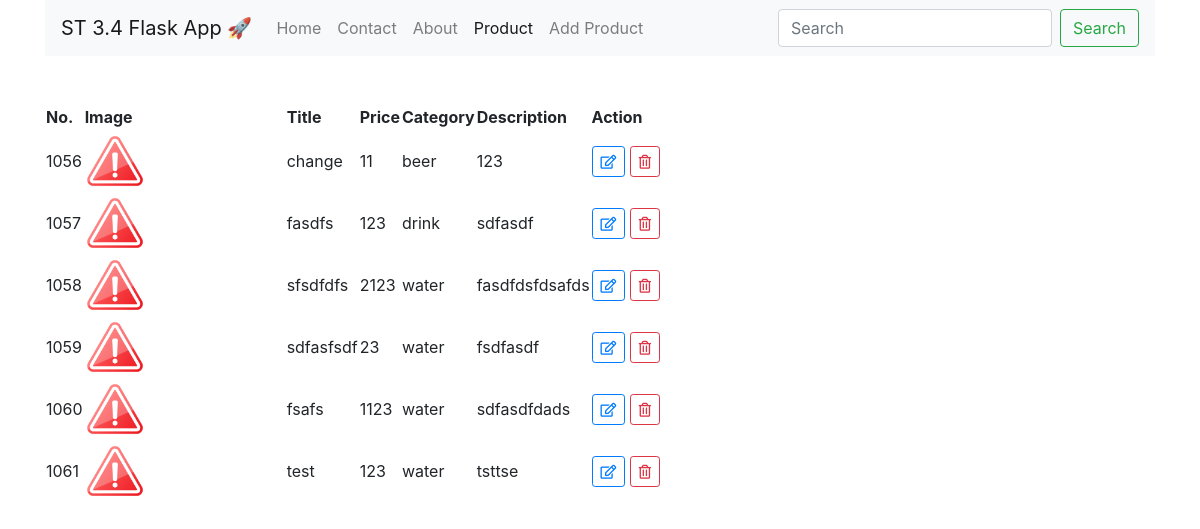
/product, run on an earlier commit of the app's database.
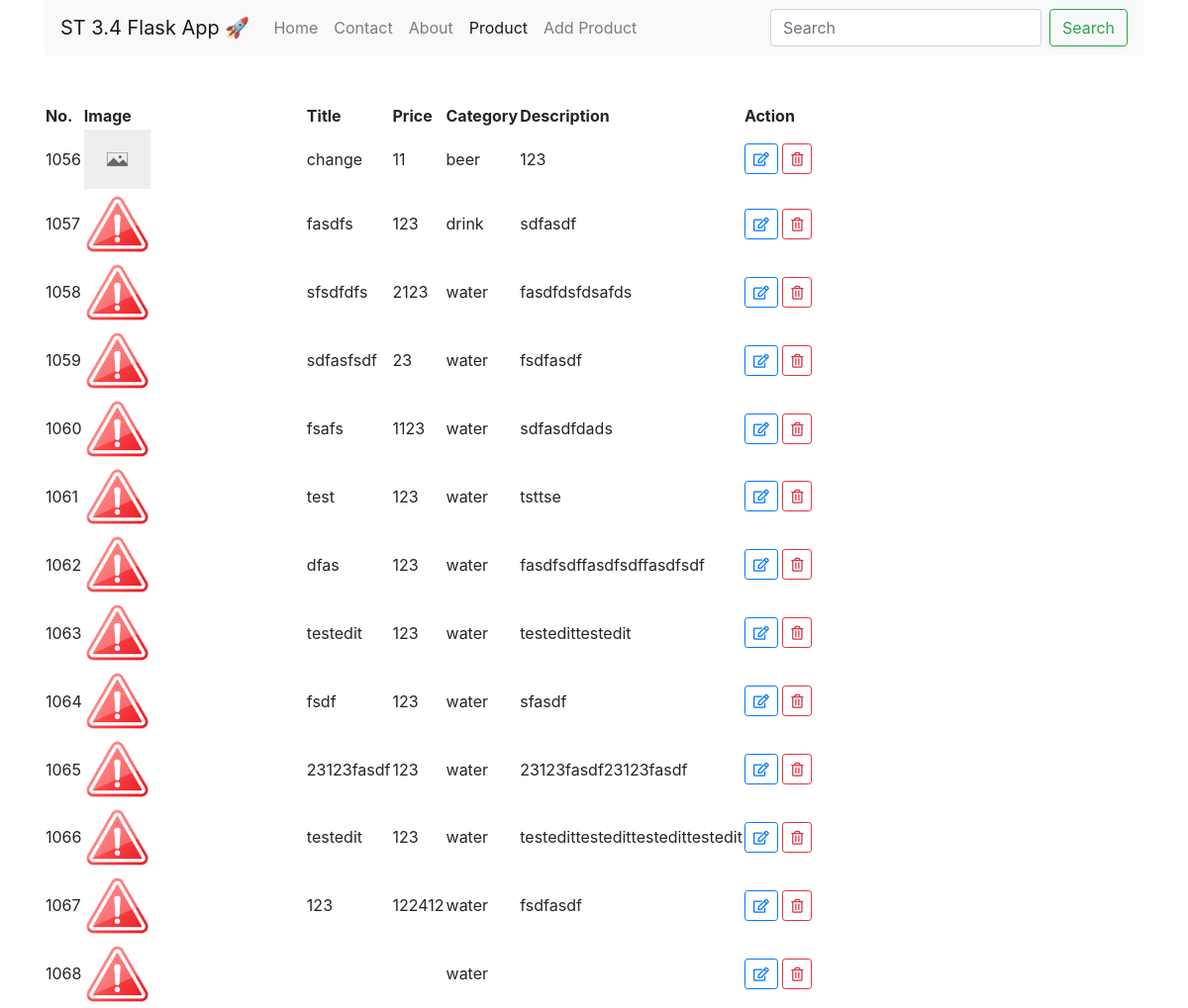
And on a later commit of the database.
### tables this page shows
CREATE TABLE "product" (
  "id" INTEGER NOT NULL PRIMARY KEY AUTOINCREMENT,
  "title" TEXT,
  "cost" NUMBER,
  "price" NUMBER,
  "category" TEXT,
  "description" TEXT,
  "image" TEXT
);

### app.py (the view)
@app.get('/product')
def product():
    row = conn.execute("""SELECT * FROM product""")
    product = []
    for item in row:
        image = ''
        if item[6] == None:
            image = 'no_image'
        else:
            image = item[6]
        product.append(
            {
                'id': item[0],
                'title': item[1],
                'price': item[3],
                'category': item[4],
                'description': item[5],
                'image': image,
            }
        )
    return render_template('product.html', data=product, module='product')

### templates/product.html (shortened to what this page needs)
<!DOCTYPE html>
<html lang="en">
<head>
    {% include "header_style.html" %}
</head>
<body>
<div class="container">
    <div class="row">
        <div class="col-md-12">
            {% include "navbar.html" %}
        </div>
        <div class="col-md-12 mt-5">
            <div class="table-responsive">
                <table id="product_table" class="display">
                    <thead>
                    <tr>
                        <th>No.</th>
                        <th>Image</th>
                        <th>Title</th>
                        <th>Price</th>
                        <th>Category</th>
                        <th>Description</th>
                        <th>Action</th>
                    </tr>
                    </thead>
                    <tbody>
                    {% for item in data %}
                        <tr>
                            <td>{{ item['id']}}</td>
                            <td>
                                {% if item['image'] != 'no_image' %}
                                    <img
                                            style="width: 30%;"
                                            src="/static/image/crop/{{ item['image'] }}"
                                            onerror="this.src='/static/image/image_error.png';"
                                    >
                                {% endif %}
                                {% if item['image'] == 'no_image' %}
                                    <img
                                            style="width: 30%;"
                                            src="/static/image/no-image.png"
                                    >
                                {% endif %}
                            </td>
                            <td>{{ item['title'] }}</td>
                            <td>{{ item['price'] }}</td>
                            <td>{{ item['category'] }}</td>
                            <td>{{ item['description'] }}</td>
                            <td>
                                <a href="/edit_product?id={{ item['id'] }}" class="btn btn-sm btn-outline-primary">
                                    <i class="far fa-edit"></i>
                                </a>
                                <a href="#"
                                   onclick="deleteUser({{ item['id'] }})"
                                   class="btn btn-sm btn-outline-danger">
                                    <i class="far fa-trash-alt"></i>
                                </a>
                            </td>
                        </tr>
                    {% endfor %}
                    </tbody>
                </table>
            </div>
        </div>
    </div>
</div>
</body>
</html>

### templates/header_style.html (shortened to what this page needs)
<link rel="stylesheet" href="https://cdn.jsdelivr.net/npm/bootstrap@4.6.2/dist/css/bootstrap.min.css"
>
<link rel="stylesheet" href="/static/plugins/fontawesome-free/css/all.min.css">
<link rel="stylesheet" href="https://cdn.datatables.net/2.0.8/css/dataTables.dataTables.min.css">
<link rel="stylesheet" href="https://cdnjs.cloudflare.com/ajax/libs/cropperjs/1.6.2/cropper.css" />

### templates/navbar.html (shortened to what this page needs)
<nav class="navbar navbar-expand-lg navbar-light bg-light">
    <a class="navbar-brand" href="/">ST 3.4 Flask App 🚀</a>
    <div class="collapse navbar-collapse" id="navbarSupportedContent">
        <ul class="navbar-nav mr-auto">
            <li class="nav-item">
                <a class="nav-link {% if module == 'home'  %} active {% endif %}" href="/">Home <span class="sr-only">(current)</span></a>
            </li>
            <li class="nav-item {% if module == 'contact'  %} active {% endif %}">
                <a class="nav-link" href="/contact">Contact <span class="sr-only">(current)</span></a>
            </li>
            <li class="nav-item {% if module == 'about'  %} active {% endif %}">
                <a class="nav-link" href="/about">About <span class="sr-only">(current)</span></a>
            </li>
            <li class="nav-item {% if module == 'product'  %} active {% endif %}">
                <a class="nav-link" href="/product">Product</a>
            </li>
               <li class="nav-item {% if module == 'add_product'  %} active {% endif %}">
                <a class="nav-link" href="/add_product">Add Product <span class="sr-only">(current)</span></a>
            </li>
        </ul>
        <form class="form-inline my-2 my-lg-0">
            <input class="form-control mr-sm-2" type="search" placeholder="Search" aria-label="Search">
            <button class="btn btn-outline-success my-2 my-sm-0" type="submit">Search</button>
        </form>
    </div>
</nav>

What changed in the data, as far as the page shows it:
changed product "change": image: picture removed
added product: id "1062", title "dfas", price "123", category "water", description "fasdfsdffasdfsdffasdfsdf"
added product: id "1063", title "testedit", price "123", category "water", description "testedittestedit"
added product: id "1064", title "fsdf", price "123", category "water", description "sfasdf"
added product: id "1065", title "23123fasdf", price "123", category "water", description "23123fasdf23123fasdf"
added product: id "1066", title "testedit", price "123", category "water", description "testedittestedittestedittestedit"
added product: id "1067", title "123", price "122412", category "water", description "fsdfasdf"
added product: id "1068", category "water"
